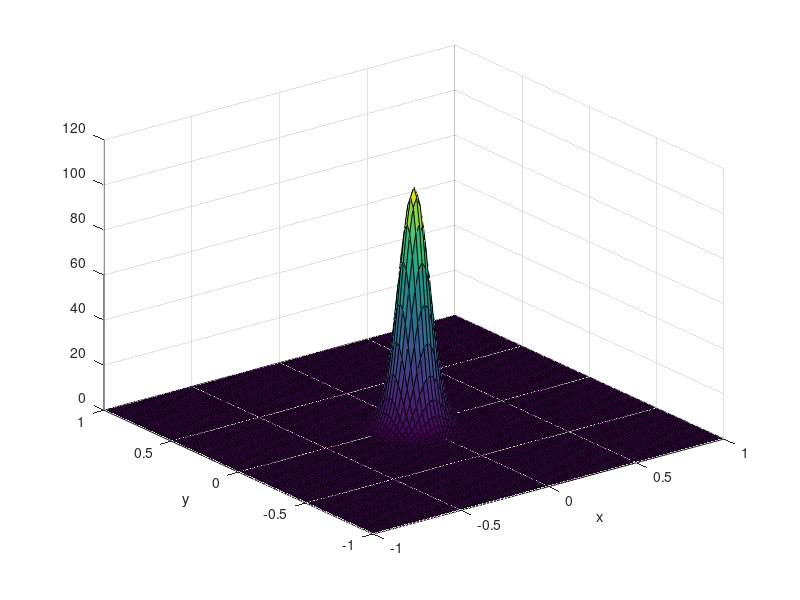
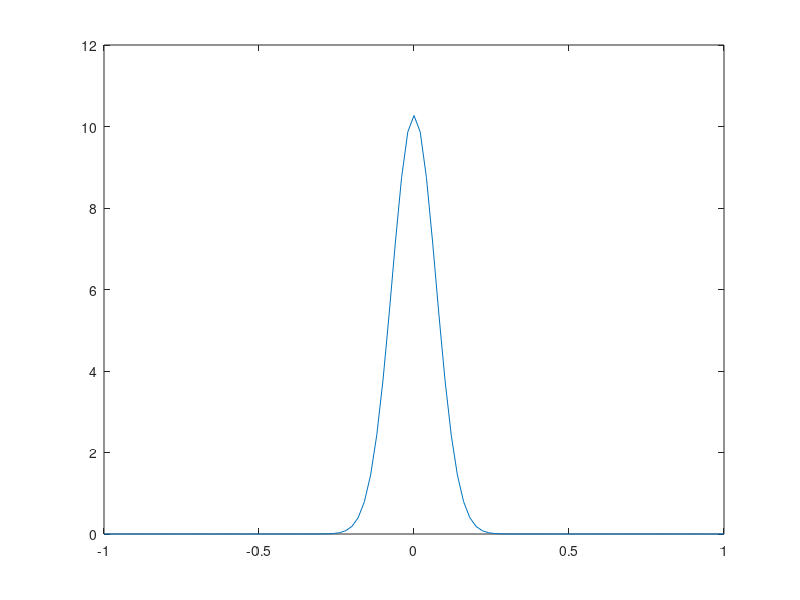

Recreate these plots in MATLAB, in order. (Note: this script raises an error after producing the figures.)
A1=0.27;
A2=10;
w1=0.1;
w2=0.1;
xlim=1;
ylim=1;

x=[-xlim:0.02:xlim];
y=[-ylim:0.02:ylim];
g1 = A1*exp(-(x/w1).^2);
g2 = A2*exp(-(x/w2).^2);
Gmix = g1 + g2;

[Xg,Yg]=meshgrid(x,y);

g1x = A1*exp(-(Xg/w1).^2);
g2x = A2*exp(-(Xg/w2).^2);
Gmixx = g1x + g2x;

g1y = A1*exp(-(Yg/w1).^2);
g2y = A2*exp(-(Yg/w2).^2);
Gmixy = g1y + g2y;

G=Gmixx.*Gmixy;



figure,
surf(Xg,Yg,G)
xlabel('x')
ylabel('y')

figure,plot(x,Gmix), fig2pretty
